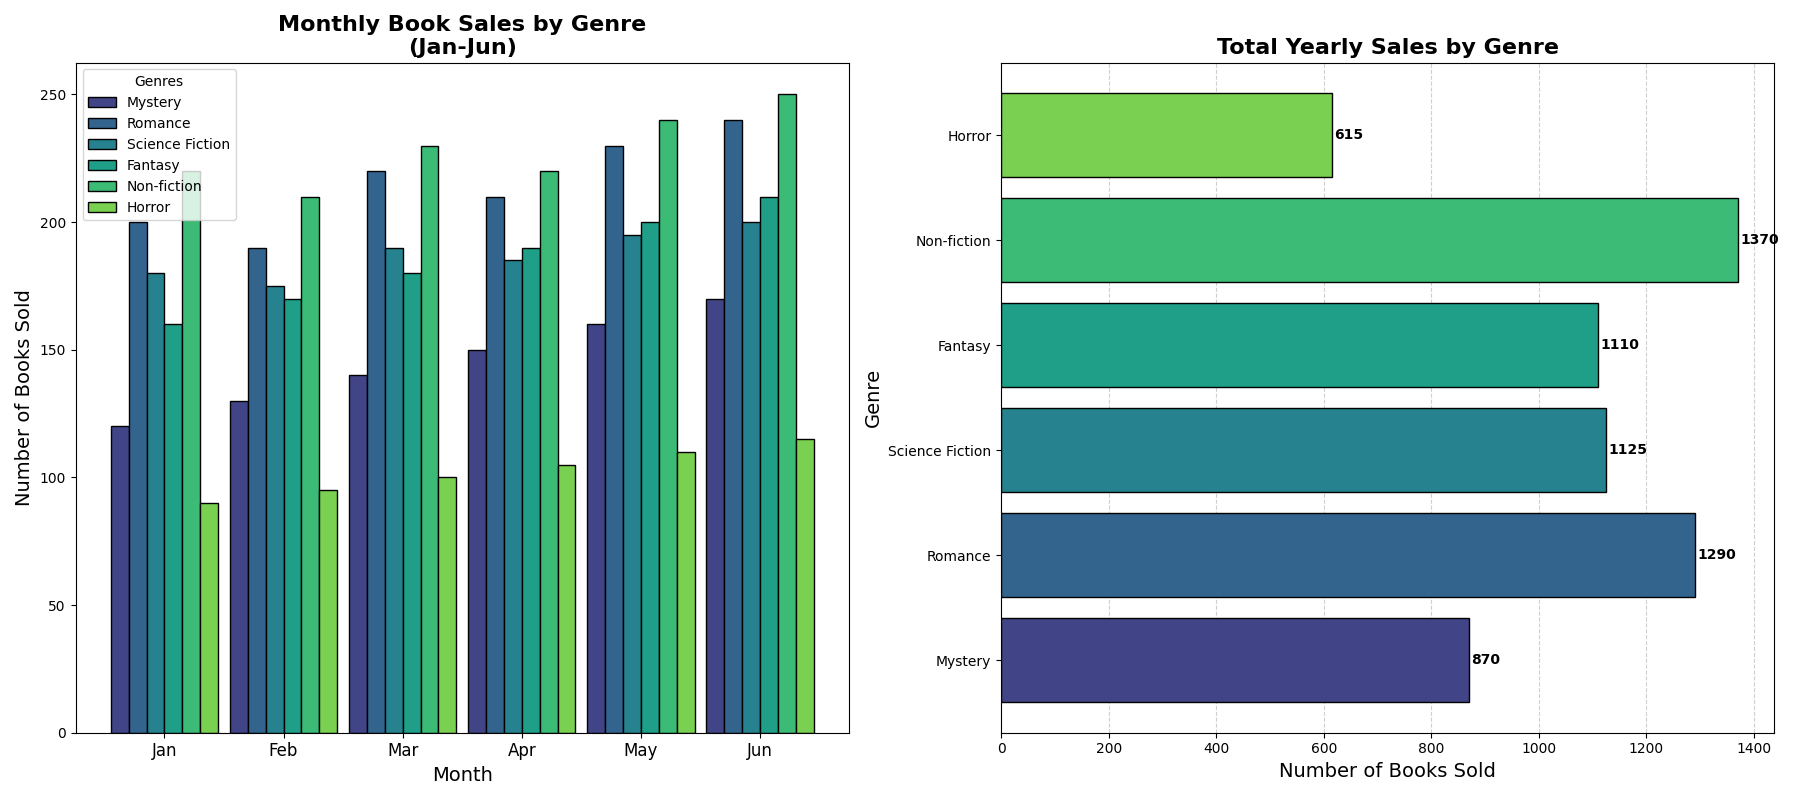

Source code (Python):
import matplotlib.pyplot as plt
import numpy as np

# Backstory: Analyze the sales performance of different genres of books in an independent bookstore for the past year

# Define book genres and monthly sales data
genres = ['Mystery', 'Romance', 'Science Fiction', 'Fantasy', 'Non-fiction', 'Horror']
monthly_sales = np.array([
    [120, 130, 140, 150, 160, 170],  # Mystery
    [200, 190, 220, 210, 230, 240],  # Romance
    [180, 175, 190, 185, 195, 200],  # Science Fiction
    [160, 170, 180, 190, 200, 210],  # Fantasy
    [220, 210, 230, 220, 240, 250],  # Non-fiction
    [90, 95, 100, 105, 110, 115]     # Horror
])

# Aggregate yearly sales
yearly_sales = monthly_sales.sum(axis=1)

# Define months for x-axis of subplots
months = ['Jan', 'Feb', 'Mar', 'Apr', 'May', 'Jun']

# Colors for the bar charts
colors = plt.cm.viridis(np.linspace(0.2, 0.8, len(genres)))

# Create the figure and axis
fig, (ax1, ax2) = plt.subplots(1, 2, figsize=(18, 8))

# Plotting the monthly sales data as grouped bar chart
width = 0.15  # width of bars
x = np.arange(len(months))  # label locations

for i in range(len(genres)):
    ax1.bar(x + i * width, monthly_sales[i], width, label=genres[i], color=colors[i], edgecolor='black')

# Setting title and labels for the grouped bar chart subplot
ax1.set_title('Monthly Book Sales by Genre\n(Jan-Jun)', fontsize=16, fontweight='bold')
ax1.set_xlabel('Month', fontsize=14)
ax1.set_ylabel('Number of Books Sold', fontsize=14)
ax1.set_xticks(x + width * (len(genres) - 1) / 2)
ax1.set_xticklabels(months, fontsize=12)
ax1.legend(title='Genres', fontsize=10)

# Plotting the yearly sales data as a bar chart
bars = ax2.barh(genres, yearly_sales, color=colors, edgecolor='black')

# Setting title and labels for the yearly sales bar chart subplot
ax2.set_title('Total Yearly Sales by Genre', fontsize=16, fontweight='bold')
ax2.set_xlabel('Number of Books Sold', fontsize=14)
ax2.set_ylabel('Genre', fontsize=14)

# Annotate bars with the total count
for bar in bars:
    width = bar.get_width()
    ax2.text(width + 5, bar.get_y() + bar.get_height() / 2, f'{int(width)}', 
             va='center', fontsize=10, color='black', weight='bold')

# Add grid to the y-axis
ax2.xaxis.grid(True, linestyle='--', alpha=0.6)
ax2.set_axisbelow(True)

# Adjust layout to prevent text from overlapping and ensure neat presentation
plt.tight_layout()

# Display the plot
plt.show()
